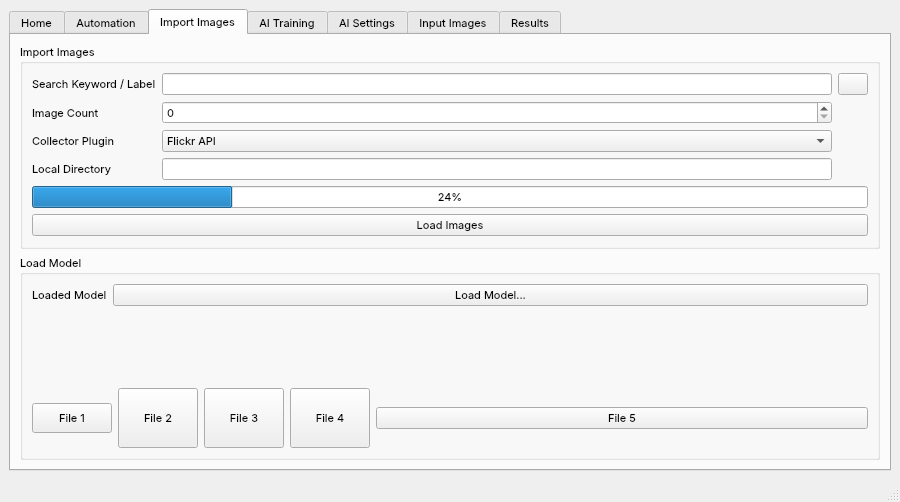
<?xml version="1.0" encoding="UTF-8"?>
<ui version="4.0">
 <class>MainWindow</class>
 <widget class="QMainWindow" name="MainWindow">
  <property name="geometry">
   <rect>
    <x>0</x>
    <y>0</y>
    <width>900</width>
    <height>502</height>
   </rect>
  </property>
  <property name="minimumSize">
   <size>
    <width>900</width>
    <height>500</height>
   </size>
  </property>
  <property name="windowTitle">
   <string>Testfenster</string>
  </property>
  <property name="windowIcon">
   <iconset resource="UI_Icons.qrc">
    <normaloff>:/Resources/UISymbols/processor_icon.svg</normaloff>:/Resources/UISymbols/processor_icon.svg</iconset>
  </property>
  <property name="iconSize">
   <size>
    <width>64</width>
    <height>64</height>
   </size>
  </property>
  <widget class="QWidget" name="centralwidget">
   <layout class="QGridLayout" name="gridLayout">
    <item row="0" column="0">
     <widget class="CustomTabWidget" name="tabWidget">
      <property name="enabled">
       <bool>true</bool>
      </property>
      <property name="font">
       <font>
        <family>SF Pro Text</family>
        <pointsize>8</pointsize>
       </font>
      </property>
      <property name="autoFillBackground">
       <bool>false</bool>
      </property>
      <property name="tabPosition">
       <enum>QTabWidget::North</enum>
      </property>
      <property name="tabShape">
       <enum>QTabWidget::Rounded</enum>
      </property>
      <property name="currentIndex">
       <number>2</number>
      </property>
      <property name="iconSize">
       <size>
        <width>32</width>
        <height>55</height>
       </size>
      </property>
      <property name="elideMode">
       <enum>Qt::ElideMiddle</enum>
      </property>
      <property name="usesScrollButtons">
       <bool>false</bool>
      </property>
      <property name="documentMode">
       <bool>false</bool>
      </property>
      <widget class="QWidget" name="tab_start">
       <attribute name="icon">
        <iconset resource="UI_Icons.qrc">
         <normaloff>:/Resources/TabIcons/Filled/Tab_Start_Icon.svg</normaloff>:/Resources/TabIcons/Filled/Tab_Start_Icon.svg</iconset>
       </attribute>
       <attribute name="title">
        <string comment="tab_start_text">Home</string>
       </attribute>
       <layout class="QGridLayout" name="gridLayout_10">
        <item row="0" column="0">
         <layout class="QGridLayout" name="gridLayout_2">
          <property name="spacing">
           <number>0</number>
          </property>
          <item row="0" column="0" colspan="6">
           <spacer name="horizontalSpacer_5">
            <property name="orientation">
             <enum>Qt::Horizontal</enum>
            </property>
            <property name="sizeHint" stdset="0">
             <size>
              <width>40</width>
              <height>20</height>
             </size>
            </property>
           </spacer>
          </item>
          <item row="2" column="0" colspan="3">
           <spacer name="horizontalSpacer_2">
            <property name="orientation">
             <enum>Qt::Horizontal</enum>
            </property>
            <property name="sizeHint" stdset="0">
             <size>
              <width>40</width>
              <height>20</height>
             </size>
            </property>
           </spacer>
          </item>
          <item row="1" column="0" colspan="7">
           <widget class="QLabel" name="label">
            <property name="font">
             <font>
              <family>SF Pro Text</family>
              <pointsize>21</pointsize>
             </font>
            </property>
            <property name="text">
             <string comment="welcome_label">Welcome to 
Rapid Classification AI!</string>
            </property>
            <property name="alignment">
             <set>Qt::AlignCenter</set>
            </property>
           </widget>
          </item>
          <item row="0" column="6">
           <widget class="QComboBox" name="comboBox">
            <property name="minimumSize">
             <size>
              <width>100</width>
              <height>0</height>
             </size>
            </property>
            <item>
             <property name="text">
              <string>English</string>
             </property>
            </item>
            <item>
             <property name="text">
              <string>Deutsch</string>
             </property>
            </item>
           </widget>
          </item>
          <item row="2" column="3">
           <widget class="QPushButton" name="pushButton_2">
            <property name="font">
             <font>
              <family>SF Pro Text</family>
              <pointsize>8</pointsize>
              <weight>50</weight>
              <bold>false</bold>
             </font>
            </property>
            <property name="layoutDirection">
             <enum>Qt::RightToLeft</enum>
            </property>
            <property name="text">
             <string>Continue</string>
            </property>
            <property name="icon">
             <iconset resource="UI_Icons.qrc">
              <normaloff>:/Resources/UISymbols/UI_Arrow_Forward.svg</normaloff>:/Resources/UISymbols/UI_Arrow_Forward.svg</iconset>
            </property>
           </widget>
          </item>
          <item row="2" column="4" colspan="3">
           <spacer name="horizontalSpacer_4">
            <property name="orientation">
             <enum>Qt::Horizontal</enum>
            </property>
            <property name="sizeHint" stdset="0">
             <size>
              <width>40</width>
              <height>20</height>
             </size>
            </property>
           </spacer>
          </item>
         </layout>
        </item>
       </layout>
      </widget>
      <widget class="QWidget" name="tab_automation">
       <attribute name="icon">
        <iconset resource="UI_Icons.qrc">
         <normaloff>:/Resources/TabIcons/Filled/auto_awesome_motion_black_24dp.svg</normaloff>:/Resources/TabIcons/Filled/auto_awesome_motion_black_24dp.svg</iconset>
       </attribute>
       <attribute name="title">
        <string>Automation</string>
       </attribute>
       <layout class="QGridLayout" name="gridLayout_15">
        <item row="0" column="0">
         <widget class="QGroupBox" name="groupBox_3">
          <property name="title">
           <string>Batch Processing Tasks</string>
          </property>
          <layout class="QGridLayout" name="gridLayout_16">
           <item row="2" column="1">
            <widget class="QPushButton" name="pushButton_12">
             <property name="text">
              <string>Import New Tasks</string>
             </property>
             <property name="icon">
              <iconset resource="UI_Icons.qrc">
               <normaloff>:/Resources/UISymbols/UI_Add_Task.svg</normaloff>:/Resources/UISymbols/UI_Add_Task.svg</iconset>
             </property>
             <property name="iconSize">
              <size>
               <width>20</width>
               <height>20</height>
              </size>
             </property>
            </widget>
           </item>
           <item row="1" column="1">
            <widget class="QListWidget" name="listWidget_2">
             <item>
              <property name="text">
               <string>Task 6</string>
              </property>
              <property name="icon">
               <iconset resource="UI_Icons.qrc">
                <normaloff>:/Resources/TaskIcons/Task_Empty.svg</normaloff>:/Resources/TaskIcons/Task_Empty.svg</iconset>
              </property>
             </item>
             <item>
              <property name="text">
               <string>Task 7</string>
              </property>
              <property name="icon">
               <iconset resource="UI_Icons.qrc">
                <normaloff>:/Resources/TaskIcons/Task_Empty.svg</normaloff>:/Resources/TaskIcons/Task_Empty.svg</iconset>
              </property>
             </item>
             <item>
              <property name="text">
               <string>Task 8</string>
              </property>
              <property name="icon">
               <iconset resource="UI_Icons.qrc">
                <normaloff>:/Resources/TaskIcons/Task_Empty.svg</normaloff>:/Resources/TaskIcons/Task_Empty.svg</iconset>
              </property>
             </item>
            </widget>
           </item>
           <item row="1" column="4">
            <widget class="QListWidget" name="listWidget_3">
             <item>
              <property name="text">
               <string>Task 1</string>
              </property>
              <property name="icon">
               <iconset resource="UI_Icons.qrc">
                <normaloff>:/Resources/TaskIcons/Task_Success.svg</normaloff>:/Resources/TaskIcons/Task_Success.svg</iconset>
              </property>
             </item>
             <item>
              <property name="text">
               <string>Task 2</string>
              </property>
              <property name="icon">
               <iconset resource="UI_Icons.qrc">
                <normaloff>:/Resources/TaskIcons/Task_Success.svg</normaloff>:/Resources/TaskIcons/Task_Success.svg</iconset>
              </property>
             </item>
             <item>
              <property name="text">
               <string>Task 3</string>
              </property>
              <property name="icon">
               <iconset resource="UI_Icons.qrc">
                <normaloff>:/Resources/TaskIcons/Task_Error.svg</normaloff>:/Resources/TaskIcons/Task_Error.svg</iconset>
              </property>
             </item>
             <item>
              <property name="text">
               <string>Task 4</string>
              </property>
              <property name="icon">
               <iconset resource="UI_Icons.qrc">
                <normaloff>:/Resources/TaskIcons/Task_Running.svg</normaloff>:/Resources/TaskIcons/Task_Running.svg</iconset>
              </property>
             </item>
             <item>
              <property name="text">
               <string>Task 5</string>
              </property>
              <property name="icon">
               <iconset resource="UI_Icons.qrc">
                <normaloff>:/Resources/TaskIcons/Task_Empty.svg</normaloff>:/Resources/TaskIcons/Task_Empty.svg</iconset>
              </property>
             </item>
            </widget>
           </item>
           <item row="1" column="2">
            <layout class="QVBoxLayout" name="verticalLayout_3">
             <item>
              <spacer name="verticalSpacer_2">
               <property name="orientation">
                <enum>Qt::Vertical</enum>
               </property>
               <property name="sizeHint" stdset="0">
                <size>
                 <width>20</width>
                 <height>40</height>
                </size>
               </property>
              </spacer>
             </item>
             <item>
              <widget class="QPushButton" name="pushButton_9">
               <property name="text">
                <string/>
               </property>
               <property name="icon">
                <iconset resource="UI_Icons.qrc">
                 <normaloff>:/Resources/UISymbols/UI_Move_Right.svg</normaloff>:/Resources/UISymbols/UI_Move_Right.svg</iconset>
               </property>
               <property name="flat">
                <bool>false</bool>
               </property>
              </widget>
             </item>
             <item>
              <widget class="QPushButton" name="pushButton_8">
               <property name="text">
                <string/>
               </property>
               <property name="icon">
                <iconset resource="UI_Icons.qrc">
                 <normaloff>:/Resources/UISymbols/UI_Move_All_Right.svg</normaloff>:/Resources/UISymbols/UI_Move_All_Right.svg</iconset>
               </property>
               <property name="flat">
                <bool>false</bool>
               </property>
              </widget>
             </item>
             <item>
              <widget class="QPushButton" name="pushButton_10">
               <property name="text">
                <string/>
               </property>
               <property name="icon">
                <iconset resource="UI_Icons.qrc">
                 <normaloff>:/Resources/UISymbols/UI_Move_Left.svg</normaloff>:/Resources/UISymbols/UI_Move_Left.svg</iconset>
               </property>
               <property name="flat">
                <bool>false</bool>
               </property>
              </widget>
             </item>
             <item>
              <widget class="QPushButton" name="pushButton_7">
               <property name="text">
                <string/>
               </property>
               <property name="icon">
                <iconset resource="UI_Icons.qrc">
                 <normaloff>:/Resources/UISymbols/UI_Move_All_Left.svg</normaloff>:/Resources/UISymbols/UI_Move_All_Left.svg</iconset>
               </property>
               <property name="autoDefault">
                <bool>false</bool>
               </property>
               <property name="default">
                <bool>false</bool>
               </property>
               <property name="flat">
                <bool>false</bool>
               </property>
              </widget>
             </item>
             <item>
              <spacer name="verticalSpacer">
               <property name="orientation">
                <enum>Qt::Vertical</enum>
               </property>
               <property name="sizeHint" stdset="0">
                <size>
                 <width>20</width>
                 <height>40</height>
                </size>
               </property>
              </spacer>
             </item>
             <item>
              <widget class="QPushButton" name="pushButton_11">
               <property name="layoutDirection">
                <enum>Qt::RightToLeft</enum>
               </property>
               <property name="text">
                <string/>
               </property>
               <property name="icon">
                <iconset resource="UI_Icons.qrc">
                 <normaloff>:/Resources/UISymbols/UI_Play_Icon.svg</normaloff>:/Resources/UISymbols/UI_Play_Icon.svg</iconset>
               </property>
               <property name="iconSize">
                <size>
                 <width>25</width>
                 <height>25</height>
                </size>
               </property>
              </widget>
             </item>
             <item>
              <widget class="QPushButton" name="pushButton_13">
               <property name="layoutDirection">
                <enum>Qt::RightToLeft</enum>
               </property>
               <property name="text">
                <string/>
               </property>
               <property name="icon">
                <iconset resource="UI_Icons.qrc">
                 <normaloff>:/Resources/UISymbols/UI_Stop_Icon.svg</normaloff>:/Resources/UISymbols/UI_Stop_Icon.svg</iconset>
               </property>
               <property name="iconSize">
                <size>
                 <width>25</width>
                 <height>25</height>
                </size>
               </property>
              </widget>
             </item>
            </layout>
           </item>
           <item row="2" column="4">
            <widget class="QProgressBar" name="progressBar_3">
             <property name="minimumSize">
              <size>
               <width>0</width>
               <height>25</height>
              </size>
             </property>
             <property name="value">
              <number>24</number>
             </property>
            </widget>
           </item>
          </layout>
         </widget>
        </item>
       </layout>
      </widget>
      <widget class="QWidget" name="tab_crawler">
       <property name="enabled">
        <bool>true</bool>
       </property>
       <attribute name="icon">
        <iconset resource="UI_Icons.qrc">
         <normaloff>:/Resources/TabIcons/Filled/Tab_Crawler_Icon.svg</normaloff>:/Resources/TabIcons/Filled/Tab_Crawler_Icon.svg</iconset>
       </attribute>
       <attribute name="title">
        <string>Import Images</string>
       </attribute>
       <layout class="QGridLayout" name="gridLayout_9">
        <item row="0" column="0">
         <widget class="QGroupBox" name="groupBox_2">
          <property name="enabled">
           <bool>true</bool>
          </property>
          <property name="title">
           <string>Import Images</string>
          </property>
          <layout class="QVBoxLayout" name="verticalLayout_2">
           <item>
            <layout class="QGridLayout" name="gridLayout_12">
             <item row="0" column="1">
              <widget class="Tags" name="lineEdit"/>
             </item>
             <item row="0" column="0">
              <widget class="QLabel" name="label_3">
               <property name="text">
                <string>Search Keyword / Label</string>
               </property>
              </widget>
             </item>
             <item row="1" column="1">
              <widget class="QSpinBox" name="spinBox"/>
             </item>
             <item row="0" column="2">
              <widget class="QPushButton" name="clearTagsButton">
               <property name="minimumSize">
                <size>
                 <width>30</width>
                 <height>0</height>
                </size>
               </property>
               <property name="maximumSize">
                <size>
                 <width>8</width>
                 <height>29</height>
                </size>
               </property>
               <property name="text">
                <string/>
               </property>
               <property name="icon">
                <iconset resource="UI_Icons.qrc">
                 <normaloff>:/Resources/UISymbols/UI_Delete_All_Items.svg</normaloff>:/Resources/UISymbols/UI_Delete_All_Items.svg</iconset>
               </property>
              </widget>
             </item>
             <item row="3" column="0">
              <widget class="QLabel" name="label_6">
               <property name="text">
                <string>Local Directory</string>
               </property>
              </widget>
             </item>
             <item row="3" column="1">
              <widget class="QLineEdit" name="lineEdit_2"/>
             </item>
             <item row="2" column="1">
              <widget class="QComboBox" name="comboBox_3">
               <property name="enabled">
                <bool>true</bool>
               </property>
               <item>
                <property name="text">
                 <string>Flickr API</string>
                </property>
               </item>
               <item>
                <property name="text">
                 <string>Bing Image Search API</string>
                </property>
               </item>
              </widget>
             </item>
             <item row="2" column="0">
              <widget class="QLabel" name="label_7">
               <property name="text">
                <string>Collector Plugin</string>
               </property>
              </widget>
             </item>
             <item row="1" column="0">
              <widget class="QLabel" name="label_2">
               <property name="text">
                <string>Image Count</string>
               </property>
              </widget>
             </item>
            </layout>
           </item>
           <item>
            <widget class="QProgressBar" name="progressBar_2">
             <property name="value">
              <number>24</number>
             </property>
            </widget>
           </item>
           <item>
            <widget class="QPushButton" name="pushButton_5">
             <property name="font">
              <font>
               <family>SF Pro Text</family>
               <pointsize>8</pointsize>
              </font>
             </property>
             <property name="text">
              <string>Load Images</string>
             </property>
            </widget>
           </item>
          </layout>
         </widget>
        </item>
        <item row="1" column="0">
         <widget class="QGroupBox" name="gridGroupBox">
          <property name="title">
           <string>Load Model</string>
          </property>
          <layout class="QGridLayout" name="gridLayout_14">
           <item row="0" column="0">
            <layout class="QFormLayout" name="formLayout_2">
             <item row="0" column="0">
              <widget class="QLabel" name="label_loaded_model_text">
               <property name="text">
                <string>Loaded Model</string>
               </property>
              </widget>
             </item>
             <item row="0" column="1">
              <widget class="QPushButton" name="pushButton_6">
               <property name="text">
                <string>Load Model...</string>
               </property>
              </widget>
             </item>
            </layout>
           </item>
           <item row="1" column="0">
            <layout class="QHBoxLayout" name="horizontalLayout_2">
             <item>
              <widget class="QPushButton" name="pushButton_18">
               <property name="sizePolicy">
                <sizepolicy hsizetype="Fixed" vsizetype="Fixed">
                 <horstretch>0</horstretch>
                 <verstretch>0</verstretch>
                </sizepolicy>
               </property>
               <property name="minimumSize">
                <size>
                 <width>30</width>
                 <height>30</height>
                </size>
               </property>
               <property name="text">
                <string>File 1</string>
               </property>
              </widget>
             </item>
             <item>
              <widget class="QPushButton" name="pushButton_17">
               <property name="sizePolicy">
                <sizepolicy hsizetype="Fixed" vsizetype="Fixed">
                 <horstretch>0</horstretch>
                 <verstretch>0</verstretch>
                </sizepolicy>
               </property>
               <property name="minimumSize">
                <size>
                 <width>60</width>
                 <height>60</height>
                </size>
               </property>
               <property name="text">
                <string>File 2</string>
               </property>
              </widget>
             </item>
             <item>
              <widget class="QPushButton" name="pushButton_16">
               <property name="sizePolicy">
                <sizepolicy hsizetype="Fixed" vsizetype="Fixed">
                 <horstretch>0</horstretch>
                 <verstretch>0</verstretch>
                </sizepolicy>
               </property>
               <property name="minimumSize">
                <size>
                 <width>60</width>
                 <height>60</height>
                </size>
               </property>
               <property name="text">
                <string>File 3</string>
               </property>
              </widget>
             </item>
             <item>
              <widget class="QPushButton" name="pushButton_15">
               <property name="sizePolicy">
                <sizepolicy hsizetype="Fixed" vsizetype="Fixed">
                 <horstretch>0</horstretch>
                 <verstretch>0</verstretch>
                </sizepolicy>
               </property>
               <property name="minimumSize">
                <size>
                 <width>60</width>
                 <height>60</height>
                </size>
               </property>
               <property name="text">
                <string>File 4</string>
               </property>
              </widget>
             </item>
             <item>
              <widget class="QPushButton" name="pushButton_14">
               <property name="text">
                <string>File 5</string>
               </property>
              </widget>
             </item>
            </layout>
           </item>
          </layout>
         </widget>
        </item>
       </layout>
      </widget>
      <widget class="QWidget" name="tab_training_images">
       <attribute name="icon">
        <iconset resource="UI_Icons.qrc">
         <normaloff>:/Resources/TabIcons/Filled/Tab_Training_Images_Icon.svg</normaloff>:/Resources/TabIcons/Filled/Tab_Training_Images_Icon.svg</iconset>
       </attribute>
       <attribute name="title">
        <string>AI Training</string>
       </attribute>
       <layout class="QGridLayout" name="gridLayout_8">
        <item row="0" column="0">
         <widget class="ImageSection" name="gridWidget_3" native="true">
          <layout class="QGridLayout" name="gridLayout_4"/>
         </widget>
        </item>
       </layout>
      </widget>
      <widget class="QWidget" name="tab_ai_settings">
       <attribute name="icon">
        <iconset resource="UI_Icons.qrc">
         <normaloff>:/Resources/TabIcons/Filled/Tab_Settings_Icon.svg</normaloff>:/Resources/TabIcons/Filled/Tab_Settings_Icon.svg</iconset>
       </attribute>
       <attribute name="title">
        <string>AI Settings</string>
       </attribute>
       <layout class="QGridLayout" name="gridLayout_11">
        <item row="0" column="0">
         <widget class="QGroupBox" name="groupBox">
          <property name="title">
           <string>AI Classification Options</string>
          </property>
          <layout class="QGridLayout" name="gridLayout_7">
           <item row="0" column="0">
            <layout class="QVBoxLayout" name="verticalLayout">
             <item>
              <layout class="QFormLayout" name="formLayout">
               <item row="0" column="0">
                <widget class="QLabel" name="classificationPluginLabel">
                 <property name="text">
                  <string>Classificator</string>
                 </property>
                </widget>
               </item>
               <item row="0" column="1">
                <widget class="QComboBox" name="classificationPluginComboBox">
                 <item>
                  <property name="text">
                   <string>MMClassification Plugin</string>
                  </property>
                 </item>
                 <item>
                  <property name="text">
                   <string>Tensorflow Plugin</string>
                  </property>
                 </item>
                </widget>
               </item>
               <item row="1" column="0">
                <widget class="QLabel" name="pluginProfileLabel">
                 <property name="text">
                  <string>Plugin Profile</string>
                 </property>
                </widget>
               </item>
               <item row="1" column="1">
                <widget class="QComboBox" name="pluginProfileComboBox">
                 <item>
                  <property name="text">
                   <string>VGG-11</string>
                  </property>
                 </item>
                </widget>
               </item>
               <item row="2" column="0">
                <widget class="QLabel" name="actionLabel">
                 <property name="text">
                  <string>Task</string>
                 </property>
                </widget>
               </item>
               <item row="2" column="1">
                <widget class="QComboBox" name="actionComboBox">
                 <item>
                  <property name="text">
                   <string>Classification</string>
                  </property>
                 </item>
                 <item>
                  <property name="text">
                   <string>Training</string>
                  </property>
                 </item>
                </widget>
               </item>
              </layout>
             </item>
             <item>
              <widget class="QProgressBar" name="progressBar">
               <property name="value">
                <number>24</number>
               </property>
              </widget>
             </item>
             <item>
              <layout class="QHBoxLayout" name="horizontalLayout">
               <item>
                <spacer name="horizontalSpacer_3">
                 <property name="orientation">
                  <enum>Qt::Horizontal</enum>
                 </property>
                 <property name="sizeHint" stdset="0">
                  <size>
                   <width>40</width>
                   <height>20</height>
                  </size>
                 </property>
                </spacer>
               </item>
               <item>
                <widget class="QPushButton" name="pushButton">
                 <property name="text">
                  <string>Start</string>
                 </property>
                </widget>
               </item>
               <item>
                <widget class="QPushButton" name="pushButton_3">
                 <property name="text">
                  <string>Cancel</string>
                 </property>
                </widget>
               </item>
               <item>
                <widget class="QPushButton" name="pushButton_4">
                 <property name="text">
                  <string>Results</string>
                 </property>
                </widget>
               </item>
              </layout>
             </item>
            </layout>
           </item>
          </layout>
         </widget>
        </item>
       </layout>
      </widget>
      <widget class="QWidget" name="tab_inputimages">
       <attribute name="icon">
        <iconset resource="UI_Icons.qrc">
         <normaloff>:/Resources/TabIcons/Filled/Tab_Input_Images_Icon.svg</normaloff>:/Resources/TabIcons/Filled/Tab_Input_Images_Icon.svg</iconset>
       </attribute>
       <attribute name="title">
        <string>Input Images</string>
       </attribute>
       <layout class="QGridLayout" name="gridLayout_6"/>
      </widget>
      <widget class="QWidget" name="tab_result">
       <attribute name="icon">
        <iconset resource="UI_Icons.qrc">
         <normaloff>:/Resources/TabIcons/Filled/Tab_Results_Icon.svg</normaloff>:/Resources/TabIcons/Filled/Tab_Results_Icon.svg</iconset>
       </attribute>
       <attribute name="title">
        <string>Results</string>
       </attribute>
       <layout class="QGridLayout" name="gridLayout_5">
        <item row="0" column="0">
         <layout class="QGridLayout" name="gridLayout_3">
          <item row="0" column="0">
           <widget class="QChartView" name="graph1">
            <property name="sizePolicy">
             <sizepolicy hsizetype="Fixed" vsizetype="Fixed">
              <horstretch>0</horstretch>
              <verstretch>0</verstretch>
             </sizepolicy>
            </property>
            <property name="minimumSize">
             <size>
              <width>300</width>
              <height>300</height>
             </size>
            </property>
            <property name="maximumSize">
             <size>
              <width>317</width>
              <height>16777215</height>
             </size>
            </property>
           </widget>
          </item>
          <item row="0" column="1">
           <widget class="QChartView" name="graph2">
            <property name="sizePolicy">
             <sizepolicy hsizetype="Expanding" vsizetype="Fixed">
              <horstretch>0</horstretch>
              <verstretch>0</verstretch>
             </sizepolicy>
            </property>
            <property name="minimumSize">
             <size>
              <width>300</width>
              <height>300</height>
             </size>
            </property>
           </widget>
          </item>
         </layout>
        </item>
       </layout>
      </widget>
     </widget>
    </item>
   </layout>
  </widget>
  <widget class="QStatusBar" name="statusbar"/>
  <widget class="QMenuBar" name="menuBar">
   <property name="geometry">
    <rect>
     <x>0</x>
     <y>0</y>
     <width>900</width>
     <height>21</height>
    </rect>
   </property>
  </widget>
 </widget>
 <customwidgets>
  <customwidget>
   <class>CustomTabWidget</class>
   <extends>QTabWidget</extends>
   <header>customtabwidget.h</header>
   <container>1</container>
  </customwidget>
  <customwidget>
   <class>QChartView</class>
   <extends>QGraphicsView</extends>
   <header>QtCharts</header>
  </customwidget>
  <customwidget>
   <class>ImageSection</class>
   <extends>QWidget</extends>
   <header>imagesection.h</header>
   <container>1</container>
  </customwidget>
  <customwidget>
   <class>Tags</class>
   <extends>QLineEdit</extends>
   <header>tags.hpp</header>
  </customwidget>
 </customwidgets>
 <resources>
  <include location="UI_Icons.qrc"/>
 </resources>
 <connections/>
</ui>
